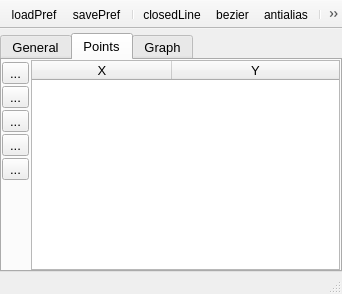
<?xml version="1.0" encoding="UTF-8"?>
<ui version="4.0">
 <class>nLine</class>
 <widget class="QMainWindow" name="nLine">
  <property name="geometry">
   <rect>
    <x>0</x>
    <y>0</y>
    <width>342</width>
    <height>294</height>
   </rect>
  </property>
  <property name="windowTitle">
   <string>Line</string>
  </property>
  <property name="unifiedTitleAndToolBarOnMac">
   <bool>true</bool>
  </property>
  <widget class="QWidget" name="centralwidget">
   <layout class="QGridLayout" name="gridLayout">
    <property name="leftMargin">
     <number>0</number>
    </property>
    <property name="topMargin">
     <number>4</number>
    </property>
    <property name="rightMargin">
     <number>0</number>
    </property>
    <property name="bottomMargin">
     <number>0</number>
    </property>
    <item row="0" column="0">
     <widget class="QTabWidget" name="tabWidget">
      <property name="font">
       <font>
        <pointsize>10</pointsize>
       </font>
      </property>
      <property name="tabPosition">
       <enum>QTabWidget::North</enum>
      </property>
      <property name="tabShape">
       <enum>QTabWidget::Rounded</enum>
      </property>
      <property name="currentIndex">
       <number>1</number>
      </property>
      <widget class="QWidget" name="General">
       <attribute name="title">
        <string>General</string>
       </attribute>
       <layout class="QVBoxLayout" name="verticalLayout">
        <property name="leftMargin">
         <number>0</number>
        </property>
        <property name="topMargin">
         <number>0</number>
        </property>
        <property name="rightMargin">
         <number>0</number>
        </property>
        <property name="bottomMargin">
         <number>0</number>
        </property>
        <item>
         <layout class="QGridLayout" name="gridLayout_6" columnstretch="0,0,0,0">
          <item row="2" column="2">
           <widget class="QPushButton" name="colorButton">
            <property name="font">
             <font>
              <pointsize>10</pointsize>
             </font>
            </property>
            <property name="text">
             <string>Color</string>
            </property>
           </widget>
          </item>
          <item row="3" column="3">
           <widget class="QLabel" name="colorHolderLabel">
            <property name="font">
             <font>
              <pointsize>10</pointsize>
             </font>
            </property>
            <property name="autoFillBackground">
             <bool>true</bool>
            </property>
            <property name="frameShape">
             <enum>QFrame::Box</enum>
            </property>
            <property name="text">
             <string/>
            </property>
           </widget>
          </item>
          <item row="3" column="2">
           <widget class="QPushButton" name="colorHolderButton">
            <property name="font">
             <font>
              <pointsize>10</pointsize>
             </font>
            </property>
            <property name="text">
             <string>Color</string>
            </property>
           </widget>
          </item>
          <item row="0" column="0">
           <widget class="QLabel" name="label_3">
            <property name="font">
             <font>
              <pointsize>10</pointsize>
             </font>
            </property>
            <property name="text">
             <string>Name</string>
            </property>
           </widget>
          </item>
          <item row="1" column="2">
           <widget class="QLabel" name="label_7">
            <property name="font">
             <font>
              <pointsize>10</pointsize>
             </font>
            </property>
            <property name="text">
             <string>Graph samples</string>
            </property>
           </widget>
          </item>
          <item row="1" column="0">
           <widget class="QLabel" name="label">
            <property name="font">
             <font>
              <pointsize>10</pointsize>
             </font>
            </property>
            <property name="text">
             <string>Depth</string>
            </property>
            <property name="alignment">
             <set>Qt::AlignLeading|Qt::AlignLeft|Qt::AlignVCenter</set>
            </property>
           </widget>
          </item>
          <item row="0" column="1" colspan="3">
           <widget class="QLineEdit" name="name">
            <property name="font">
             <font>
              <pointsize>10</pointsize>
             </font>
            </property>
           </widget>
          </item>
          <item row="3" column="1">
           <widget class="QDoubleSpinBox" name="spinSizeHolder">
            <property name="font">
             <font>
              <pointsize>10</pointsize>
             </font>
            </property>
            <property name="suffix">
             <string> [px]</string>
            </property>
            <property name="minimum">
             <double>0.000000000000000</double>
            </property>
            <property name="singleStep">
             <double>0.500000000000000</double>
            </property>
            <property name="value">
             <double>2.000000000000000</double>
            </property>
           </widget>
          </item>
          <item row="3" column="0">
           <widget class="QLabel" name="label_2">
            <property name="font">
             <font>
              <pointsize>10</pointsize>
             </font>
            </property>
            <property name="text">
             <string>Node size</string>
            </property>
           </widget>
          </item>
          <item row="1" column="1">
           <widget class="QDoubleSpinBox" name="spinDepth">
            <property name="font">
             <font>
              <pointsize>10</pointsize>
             </font>
            </property>
           </widget>
          </item>
          <item row="1" column="3">
           <widget class="QSpinBox" name="cutPoints">
            <property name="font">
             <font>
              <pointsize>10</pointsize>
             </font>
            </property>
            <property name="minimum">
             <number>1</number>
            </property>
            <property name="maximum">
             <number>999999</number>
            </property>
            <property name="value">
             <number>300</number>
            </property>
           </widget>
          </item>
          <item row="2" column="1">
           <widget class="QDoubleSpinBox" name="spinWidth">
            <property name="font">
             <font>
              <pointsize>10</pointsize>
             </font>
            </property>
            <property name="suffix">
             <string> [px]</string>
            </property>
            <property name="singleStep">
             <double>0.100000000000000</double>
            </property>
            <property name="value">
             <double>1.000000000000000</double>
            </property>
           </widget>
          </item>
          <item row="2" column="0">
           <widget class="QLabel" name="label_4">
            <property name="font">
             <font>
              <pointsize>10</pointsize>
             </font>
            </property>
            <property name="text">
             <string>Width</string>
            </property>
            <property name="alignment">
             <set>Qt::AlignLeading|Qt::AlignLeft|Qt::AlignVCenter</set>
            </property>
           </widget>
          </item>
          <item row="2" column="3">
           <widget class="QLabel" name="colorLabel">
            <property name="font">
             <font>
              <pointsize>10</pointsize>
             </font>
            </property>
            <property name="autoFillBackground">
             <bool>true</bool>
            </property>
            <property name="frameShape">
             <enum>QFrame::Box</enum>
            </property>
            <property name="text">
             <string/>
            </property>
           </widget>
          </item>
         </layout>
        </item>
        <item>
         <spacer name="verticalSpacer_3">
          <property name="orientation">
           <enum>Qt::Vertical</enum>
          </property>
          <property name="sizeHint" stdset="0">
           <size>
            <width>20</width>
            <height>3</height>
           </size>
          </property>
         </spacer>
        </item>
       </layout>
      </widget>
      <widget class="QWidget" name="Points">
       <attribute name="title">
        <string>Points</string>
       </attribute>
       <layout class="QGridLayout" name="gridLayout_4">
        <property name="leftMargin">
         <number>0</number>
        </property>
        <property name="topMargin">
         <number>0</number>
        </property>
        <property name="rightMargin">
         <number>0</number>
        </property>
        <property name="bottomMargin">
         <number>0</number>
        </property>
        <property name="spacing">
         <number>2</number>
        </property>
        <item row="3" column="0">
         <widget class="QToolButton" name="copyPoints">
          <property name="toolTip">
           <string>Copy points to Clipboard</string>
          </property>
          <property name="text">
           <string>...</string>
          </property>
          <property name="icon">
           <iconset>
            <normaloff>:icons//saveClipboard.png</normaloff>:icons//saveClipboard.png</iconset>
          </property>
          <property name="iconSize">
           <size>
            <width>16</width>
            <height>16</height>
           </size>
          </property>
         </widget>
        </item>
        <item row="6" column="0">
         <spacer name="verticalSpacer">
          <property name="orientation">
           <enum>Qt::Vertical</enum>
          </property>
          <property name="sizeHint" stdset="0">
           <size>
            <width>20</width>
            <height>40</height>
           </size>
          </property>
         </spacer>
        </item>
        <item row="0" column="2" rowspan="8">
         <widget class="QTableWidget" name="points">
          <property name="font">
           <font>
            <pointsize>10</pointsize>
           </font>
          </property>
          <property name="editTriggers">
           <set>QAbstractItemView::AnyKeyPressed|QAbstractItemView::DoubleClicked|QAbstractItemView::EditKeyPressed|QAbstractItemView::SelectedClicked</set>
          </property>
          <property name="alternatingRowColors">
           <bool>true</bool>
          </property>
          <property name="selectionMode">
           <enum>QAbstractItemView::MultiSelection</enum>
          </property>
          <property name="showGrid">
           <bool>true</bool>
          </property>
          <property name="columnCount">
           <number>2</number>
          </property>
          <attribute name="horizontalHeaderCascadingSectionResizes">
           <bool>true</bool>
          </attribute>
          <attribute name="horizontalHeaderDefaultSectionSize">
           <number>140</number>
          </attribute>
          <attribute name="horizontalHeaderStretchLastSection">
           <bool>true</bool>
          </attribute>
          <attribute name="verticalHeaderCascadingSectionResizes">
           <bool>true</bool>
          </attribute>
          <column>
           <property name="text">
            <string>X</string>
           </property>
          </column>
          <column>
           <property name="text">
            <string>Y</string>
           </property>
          </column>
         </widget>
        </item>
        <item row="2" column="0">
         <widget class="QToolButton" name="removeRow">
          <property name="toolTip">
           <string>Remove point</string>
          </property>
          <property name="text">
           <string>...</string>
          </property>
          <property name="icon">
           <iconset>
            <normaloff>:icons//remove.png</normaloff>:icons//remove.png</iconset>
          </property>
          <property name="iconSize">
           <size>
            <width>16</width>
            <height>16</height>
           </size>
          </property>
         </widget>
        </item>
        <item row="5" column="0">
         <widget class="QToolButton" name="savePoints">
          <property name="text">
           <string>...</string>
          </property>
          <property name="icon">
           <iconset resource="../../build-neutrinoMaster-Brew-Debug/src/qrc/icons.qrc">
            <normaloff>:/icons/saveTxt.png</normaloff>:/icons/saveTxt.png</iconset>
          </property>
         </widget>
        </item>
        <item row="1" column="0">
         <widget class="QToolButton" name="addPoint">
          <property name="toolTip">
           <string>Add point</string>
          </property>
          <property name="text">
           <string>...</string>
          </property>
          <property name="icon">
           <iconset>
            <normaloff>:icons//plus.png</normaloff>:icons//plus.png</iconset>
          </property>
          <property name="iconSize">
           <size>
            <width>16</width>
            <height>16</height>
           </size>
          </property>
         </widget>
        </item>
        <item row="4" column="0">
         <widget class="QToolButton" name="pastePoints">
          <property name="toolTip">
           <string>Paste points from Clipboard</string>
          </property>
          <property name="text">
           <string>...</string>
          </property>
          <property name="icon">
           <iconset resource="../../build-neutrinoMaster-Brew-Debug/src/qrc/icons.qrc">
            <normaloff>:/icons/paste.png</normaloff>:/icons/paste.png</iconset>
          </property>
          <property name="iconSize">
           <size>
            <width>16</width>
            <height>16</height>
           </size>
          </property>
         </widget>
        </item>
       </layout>
      </widget>
      <widget class="QWidget" name="Graph">
       <attribute name="title">
        <string>Graph</string>
       </attribute>
       <layout class="QGridLayout" name="gridLayout_3">
        <property name="leftMargin">
         <number>0</number>
        </property>
        <property name="topMargin">
         <number>0</number>
        </property>
        <property name="rightMargin">
         <number>0</number>
        </property>
        <property name="bottomMargin">
         <number>0</number>
        </property>
        <item row="0" column="0">
         <widget class="QToolButton" name="copyGraphPoints">
          <property name="text">
           <string>...</string>
          </property>
          <property name="icon">
           <iconset resource="../../build-neutrinoMaster-Brew-Debug/src/qrc/icons.qrc">
            <normaloff>:/icons/saveClipboard.png</normaloff>:/icons/saveClipboard.png</iconset>
          </property>
         </widget>
        </item>
        <item row="0" column="1" rowspan="4">
         <widget class="nCustomPlot" name="plot" native="true"/>
        </item>
        <item row="1" column="0">
         <widget class="QToolButton" name="saveGraphPoints">
          <property name="text">
           <string>...</string>
          </property>
          <property name="icon">
           <iconset resource="../../build-neutrinoMaster-Brew-Debug/src/qrc/icons.qrc">
            <normaloff>:/icons/saveTxt.png</normaloff>:/icons/saveTxt.png</iconset>
          </property>
         </widget>
        </item>
        <item row="2" column="0">
         <widget class="QToolButton" name="saveGraphImage">
          <property name="text">
           <string>...</string>
          </property>
          <property name="icon">
           <iconset resource="../../build-neutrinoMaster-Brew-Debug/src/qrc/icons.qrc">
            <normaloff>:/icons/savePDF.png</normaloff>:/icons/savePDF.png</iconset>
          </property>
         </widget>
        </item>
        <item row="3" column="0">
         <spacer name="verticalSpacer_2">
          <property name="orientation">
           <enum>Qt::Vertical</enum>
          </property>
          <property name="sizeHint" stdset="0">
           <size>
            <width>20</width>
            <height>45</height>
           </size>
          </property>
         </spacer>
        </item>
       </layout>
      </widget>
     </widget>
    </item>
   </layout>
  </widget>
  <widget class="QToolBar" name="toolBar">
   <property name="windowTitle">
    <string>toolBar</string>
   </property>
   <property name="movable">
    <bool>false</bool>
   </property>
   <property name="iconSize">
    <size>
     <width>16</width>
     <height>16</height>
    </size>
   </property>
   <property name="floatable">
    <bool>false</bool>
   </property>
   <attribute name="toolBarArea">
    <enum>TopToolBarArea</enum>
   </attribute>
   <attribute name="toolBarBreak">
    <bool>false</bool>
   </attribute>
   <addaction name="actionLoadPref"/>
   <addaction name="actionSavePref"/>
   <addaction name="separator"/>
   <addaction name="actionClosedLine"/>
   <addaction name="actionBezier"/>
   <addaction name="actionAntialias"/>
   <addaction name="separator"/>
   <addaction name="actionRemove"/>
   <addaction name="actionExtract"/>
  </widget>
  <widget class="QStatusBar" name="statusBar">
   <property name="font">
    <font>
     <pointsize>10</pointsize>
    </font>
   </property>
  </widget>
  <action name="actionClosedLine">
   <property name="icon">
    <iconset>
     <normaloff>:icons//closedLine.png</normaloff>:icons//closedLine.png</iconset>
   </property>
   <property name="text">
    <string>closedLine</string>
   </property>
   <property name="toolTip">
    <string>Switch open/close line</string>
   </property>
  </action>
  <action name="actionLoadPref">
   <property name="icon">
    <iconset>
     <normaloff>:icons//loadPref.png</normaloff>:icons//loadPref.png</iconset>
   </property>
   <property name="text">
    <string>loadPref</string>
   </property>
   <property name="toolTip">
    <string>Load Preferences</string>
   </property>
  </action>
  <action name="actionSavePref">
   <property name="icon">
    <iconset>
     <normaloff>:icons//savePref.png</normaloff>:icons//savePref.png</iconset>
   </property>
   <property name="text">
    <string>savePref</string>
   </property>
   <property name="toolTip">
    <string>Save Preferences</string>
   </property>
  </action>
  <action name="actionSaveClipboard">
   <property name="icon">
    <iconset>
     <normaloff>:icons//saveClipboard.png</normaloff>:icons//saveClipboard.png</iconset>
   </property>
   <property name="text">
    <string>saveClipboard</string>
   </property>
   <property name="toolTip">
    <string>Copy to Clipboard</string>
   </property>
  </action>
  <action name="actionSaveTxt">
   <property name="icon">
    <iconset>
     <normaloff>:icons//saveTxt.png</normaloff>:icons//saveTxt.png</iconset>
   </property>
   <property name="text">
    <string>saveTxt</string>
   </property>
   <property name="toolTip">
    <string>Export TXT</string>
   </property>
  </action>
  <action name="actionBezier">
   <property name="icon">
    <iconset>
     <normaloff>:icons//bezier.png</normaloff>:icons//bezier.png</iconset>
   </property>
   <property name="text">
    <string>bezier</string>
   </property>
   <property name="toolTip">
    <string>Switch Bezier</string>
   </property>
  </action>
  <action name="actionAntialias">
   <property name="icon">
    <iconset>
     <normaloff>:icons//antialias.png</normaloff>:icons//antialias.png</iconset>
   </property>
   <property name="text">
    <string>antialias</string>
   </property>
   <property name="toolTip">
    <string>Switch antialias smoothing</string>
   </property>
  </action>
  <action name="actionSavePDF">
   <property name="icon">
    <iconset resource="../../build-neutrinoMaster-Brew-Debug/src/qrc/icons.qrc">
     <normaloff>:/icons/savePDF.png</normaloff>:/icons/savePDF.png</iconset>
   </property>
   <property name="text">
    <string>savePDF</string>
   </property>
   <property name="toolTip">
    <string>save PDF</string>
   </property>
  </action>
  <action name="actionRemove">
   <property name="icon">
    <iconset resource="../../build-neutrinoMaster-Brew-Debug/src/qrc/icons.qrc">
     <normaloff>:/icons/remove.png</normaloff>:/icons/remove.png</iconset>
   </property>
   <property name="text">
    <string>remove</string>
   </property>
   <property name="toolTip">
    <string>remove line</string>
   </property>
  </action>
  <action name="actionExtract">
   <property name="icon">
    <iconset resource="../../build-neutrinoMaster-Brew-Debug/src/qrc/icons.qrc">
     <normaloff>:/icons/regionExtract.png</normaloff>:/icons/regionExtract.png</iconset>
   </property>
   <property name="text">
    <string>remove</string>
   </property>
   <property name="toolTip">
    <string>Extract path in new image</string>
   </property>
  </action>
 </widget>
 <customwidgets>
  <customwidget>
   <class>nCustomPlot</class>
   <extends>QWidget</extends>
   <header>nCustomPlots.h</header>
   <container>1</container>
  </customwidget>
 </customwidgets>
 <tabstops>
  <tabstop>name</tabstop>
  <tabstop>spinWidth</tabstop>
  <tabstop>colorButton</tabstop>
  <tabstop>spinSizeHolder</tabstop>
  <tabstop>colorHolderButton</tabstop>
  <tabstop>points</tabstop>
  <tabstop>addPoint</tabstop>
  <tabstop>removeRow</tabstop>
  <tabstop>copyPoints</tabstop>
  <tabstop>colorHolderButton</tabstop>
  <tabstop>spinWidth</tabstop>
  <tabstop>name</tabstop>
  <tabstop>spinDepth</tabstop>
  <tabstop>spinSizeHolder</tabstop>
  <tabstop>colorButton</tabstop>
 </tabstops>
 <resources>
  <include location="../../build-neutrinoMaster-Brew-Debug/src/qrc/icons.qrc"/>
 </resources>
 <connections/>
</ui>
